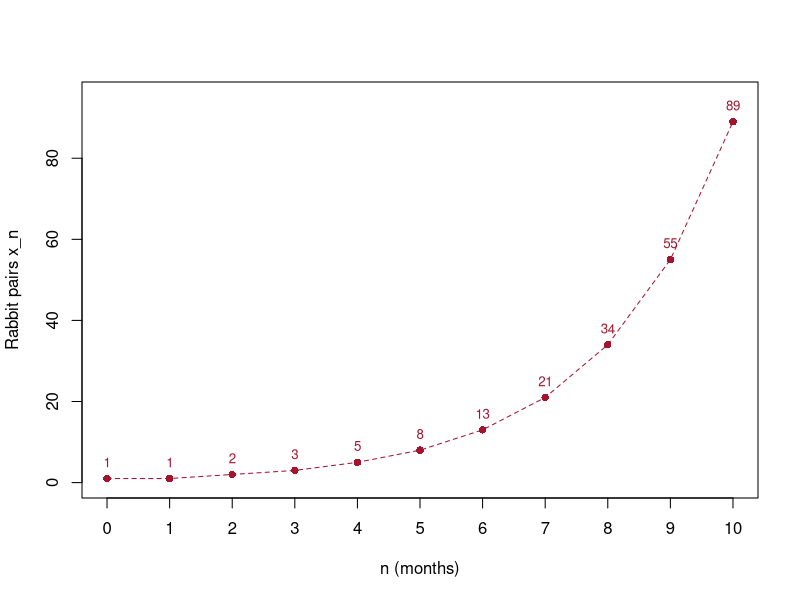

Recreate this plot in R.
# Fig. 1.4: Fibonacci sequence (book, Section 1.1, Eq. 1.5 and 1.6)
# x_{n+1} = x_n + x_{n-1}, x_0 = x_1 = 1
# (c) 2026 Philipp Kügler · Program for the book "Dynamical Systems in the Life Sciences" · MIT License (see LICENSE)
N <- 10                            # number of months
x <- numeric(N + 1)
x[1] <- 1; x[2] <- 1               # two initial values x_0 and x_1 (R counts from 1)
for (k in 2:N) {
  x[k + 1] <- x[k] + x[k - 1]      # recursion rule
}

n <- 0:N
phi <- (1 + sqrt(5)) / 2; psi <- (1 - sqrt(5)) / 2
formel <- (phi^(n + 1) - psi^(n + 1)) / sqrt(5)   # solution formula (Eq. 1.6)
cat(x, "\n")                         # 1 1 2 3 5 8 13 21 34 55 89
cat(round(formel), "\n")             # the solution formula gives the same numbers

rot <- rgb(0.64, 0.08, 0.18)
plot(n, x, type = "o", lty = 2, pch = 16, col = rot, xaxt = "n", ylim = c(0, 95),
     xlab = "n (months)", ylab = "Rabbit pairs x_n")
axis(1, at = n)
text(n, x + 4, x, col = rot, cex = 0.8)
